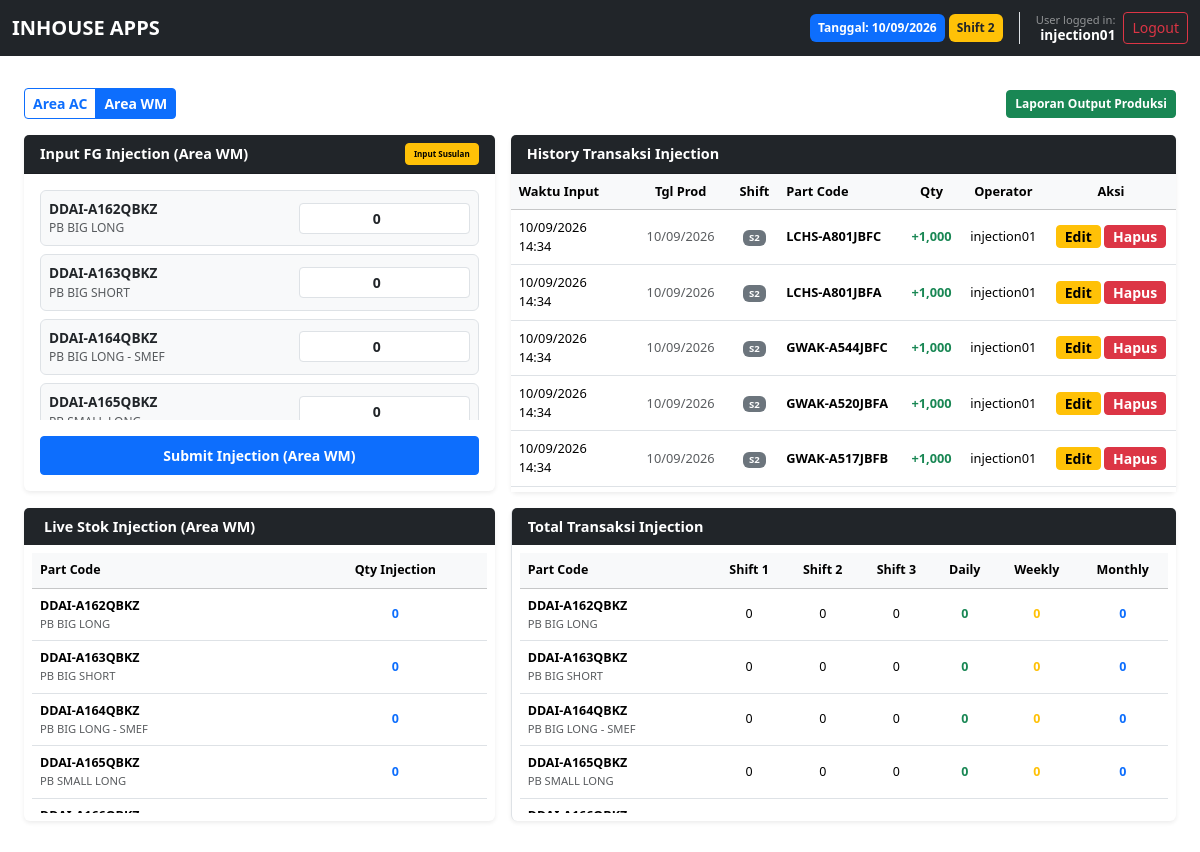
Page /index.php?page=injection&area=WM (signed in) on the committed database.
### tables this page shows
CREATE TABLE `stock_transactions` (
  `id` int(11) NOT NULL,
  `user_id` int(11) NOT NULL,
  `role` enum('ASSY','CMC','HEPI','PAINTING','PRESS','INJECTION') NOT NULL,
  `part_code` varchar(50) NOT NULL,
  `source_table` enum('stok_injection','stok_pp','stok_he','stok_piping') NOT NULL,
  `transaction_type` enum('IN','OUT') NOT NULL,
  `qty` int(11) NOT NULL,
  `shift` int(11) DEFAULT NULL,
  `production_date` date DEFAULT NULL,
  `created_at` timestamp NOT NULL DEFAULT current_timestamp()
);

CREATE TABLE `users` (
  `id` int(11) NOT NULL,
  `username` varchar(50) NOT NULL,
  `password` varchar(255) NOT NULL,
  `role` enum('ASSY','CMC','HEPI','PAINTING','PRESS','INJECTION') NOT NULL,
  `created_at` timestamp NOT NULL DEFAULT current_timestamp()
);

### page/injection.php (the view, shortened to what this page needs)
<?php
$parts_injection = [
    ['code' => 'GGADPA056JBFA', 'name' => 'Fan Guard', 'area' => 'AC'],
    ['code' => 'GWAK-A517JBFA', 'name' => 'Front Panel', 'area' => 'AC'],
    ['code' => 'GWAK-A517JBFB', 'name' => 'Front Panel Black', 'area' => 'AC'],
    ['code' => 'GWAK-A520JBFA', 'name' => 'Front Panel PCI', 'area' => 'AC'],
    ['code' => 'GWAK-A544JBFC', 'name' => 'Front Panel DEY', 'area' => 'AC'],
    ['code' => 'LCHS-A801JBFA', 'name' => 'Cabinet', 'area' => 'AC'],
    ['code' => 'LCHS-A801JBFC', 'name' => 'Cabinet DEY', 'area' => 'AC'],
    ['code' => 'DDAI-A162QBKZ', 'name' => 'PB BIG LONG', 'area' => 'WM'],
    ['code' => 'DDAI-A163QBKZ', 'name' => 'PB BIG SHORT', 'area' => 'WM'],
    ['code' => 'DDAI-A164QBKZ', 'name' => 'PB BIG LONG - SMEF', 'area' => 'WM'],
    ['code' => 'DDAI-A165QBKZ', 'name' => 'PB SMALL LONG', 'area' => 'WM'],
    ['code' => 'DDAI-A166QBKZ', 'name' => 'PB SMALL SHORT', 'area' => 'WM'],
    ['code' => 'DDAI-A167QBKZ', 'name' => 'PB SMALL SHORT - SMEF', 'area' => 'WM'],
    ['code' => 'FDAI-A034QBKZ', 'name' => '85 CR SERIES PB.', 'area' => 'WM'],
    ['code' => 'GBDYTA238QBFA', 'name' => 'TOP COVER FA 1.5', 'area' => 'WM'],
    ['code' => 'GDAI-A054QBFA', 'name' => '65/75NTB PB.', 'area' => 'WM'],
    ['code' => 'GDAI-A054QBFB', 'name' => 'Plastic Base - NT LYLAC', 'area' => 'WM'],
    ['code' => 'GDAI-A054QBFC', 'name' => 'Plastic Base - NT BLUE', 'area' => 'WM'],
    ['code' => 'GDAI-A062QBFA', 'name' => 'Plastic Base - MW NEW', 'area' => 'WM'],
];
$selectedArea = $_GET['area'] ?? 'AC';
$filteredParts = array_filter($parts_injection, function ($item) use ($selectedArea) {
    return $item['area'] === $selectedArea;
});
$partStockMap = [];
$stmtPartStok = $pdo->query("SELECT part_code, qty_inj FROM stok_injection");
while ($row = $stmtPartStok->fetch(PDO::FETCH_ASSOC)) {
    $partStockMap[$row['part_code']] = (int)($row['qty_inj'] ?? 0);
}
$todayFilter = date('Y-m-d');
$partTrxMap = [];
$sqlSummaryPerPart = "SELECT
    part_code,
    SUM(CASE WHEN MONTH(production_date) = MONTH(?) AND YEAR(production_date) = YEAR(?) THEN qty ELSE 0 END) AS monthly,
    SUM(CASE WHEN YEARWEEK(production_date, 1) = YEARWEEK(?, 1) THEN qty ELSE 0 END) AS weekly,
    SUM(CASE WHEN production_date = ? THEN qty ELSE 0 END) AS daily,
    SUM(CASE WHEN production_date = ? AND shift = 1 THEN qty ELSE 0 END) AS shift1,
    SUM(CASE WHEN production_date = ? AND shift = 2 THEN qty ELSE 0 END) AS shift2,
    SUM(CASE WHEN production_date = ? AND shift = 3 THEN qty ELSE 0 END) AS shift3
FROM stock_transactions
WHERE source_table = 'stok_injection'
GROUP BY part_code";
$stmtTrxPart = $pdo->prepare($sqlSummaryPerPart);
$stmtTrxPart->execute([
    $todayFilter,
    $todayFilter,
    $todayFilter,
    $todayFilter,
    $todayFilter,
    $todayFilter,
    $todayFilter
]);
while ($row = $stmtTrxPart->fetch(PDO::FETCH_ASSOC)) {
    $partTrxMap[$row['part_code']] = $row;
}
$queryHistory = "SELECT t.*, u.username
                 FROM stock_transactions t
                 LEFT JOIN users u ON t.user_id = u.id
                 WHERE t.source_table = 'stok_injection' AND t.transaction_type = 'IN'
                 ORDER BY t.id DESC LIMIT 20";
$stmtHistory = $pdo->query($queryHistory);
$histories = $stmtHistory->fetchAll();
?>
<div class="container-fluid py-3 px-4">
    <div class="d-flex justify-content-between align-items-center mb-3">
        <div class="btn-group" role="group">
            <a href="index.php?page=injection&area=AC" class="btn btn-sm <?= $selectedArea === 'AC' ? 'btn-primary' : 'btn-outline-primary' ?> fw-bold">
                Area AC
            </a>
            <a href="index.php?page=injection&area=WM" class="btn btn-sm <?= $selectedArea === 'WM' ? 'btn-primary' : 'btn-outline-primary' ?> fw-bold">
                Area WM
            </a>
        </div>
        <button type="button" class="btn btn-sm btn-success fw-bold px-2 py-1" style="font-size: 0.75rem;" data-bs-toggle="modal" data-bs-target="#reportPhotoModal">
            Laporan Output Produksi
        </button>
    </div>
    <div class="row g-3 mb-3">
        <div class="col-lg-5 col-md-12">
            <div class="card shadow-sm border-0">
                <div class="card-header bg-dark text-white d-flex justify-content-between align-items-center py-2">
                    <span class="fw-bold" style="font-size: 0.9rem;">Input FG Injection (Area <?= $selectedArea ?>)</span>
                    <button type="button" class="btn btn-sm btn-warning px-2 m-0 fw-bold" style="font-size: 0.5rem;" data-bs-toggle="modal" data-bs-target="#backdateModal">
                        Input Susulan
                    </button>
                </div>
                <div class="card-body p-3">
                    <form method="POST" action="index.php?page=injection&area=<?= $selectedArea ?>">
                        <div class="style-container" style="max-height: 230px; overflow-y: auto;">
                            <?php $index = 0;
                            foreach ($filteredParts as $part): ?>
                                <div class="border rounded p-2 mb-2 bg-light">
                                    <div class="row g-2 align-items-center">
                                        <div class="col-7">
                                            <div class="fw-bold text-dark" style="font-size: 0.85rem;"><?= $part['code'] ?></div>
                                            <small class="text-muted d-block" style="font-size: 0.75rem;"><?= $part['name'] ?></small>
                                        </div>
                                        <div class="col-5">
                                            <input type="number" name="parts[<?= $index ?>][qty]" class="form-control form-control-sm text-center fw-bold" min="0" value="0" placeholder="Qty">
                                        </div>
                                    </div>
                                </div>
                            <?php $index++;
                            endforeach; ?>
                        </div>
                        <div class="d-grid mt-3">
                            <button type="submit" class="btn btn-primary btn-sm fw-bold py-2">
                                Submit Injection (Area <?= $selectedArea ?>)
                            </button>
                        </div>
                    </form>
                </div>
            </div>
        </div>
        <div class="col-lg-7 col-md-12">
            <div class="card shadow-sm border-0">
                <div class="card-header bg-dark text-white fw-bold py-2 d-flex justify-content-between align-items-center" style="font-size: 0.9rem;">
                    <span>History Transaksi Injection</span>
                </div>
                <div class="card-body p-0">
                    <div class="table-responsive" style="max-height: 318px; overflow-y: auto;">
                        <table class="table table-hover align-middle text-center mb-0" style="font-size: 0.8rem;">
                            <thead class="table-light sticky-top">
                                <tr>
                                    <th class="text-start" style="width: 120px;">Waktu Input</th>
                                    <th style="width: 100px;">Tgl Prod</th>
                                    <th>Shift</th>
                                    <th class="text-start">Part Code</th>
                                    <th>Qty</th>
                                    <th>Operator</th>
                                    <th style="width: 130px;">Aksi</th>
                                </tr>
                            </thead>
                            <tbody>
                                <?php if (count($histories) > 0): ?>
                                    <?php foreach ($histories as $tr): ?>
                                        <tr>
                                            <td class="text-start">
                                                <?= date('d/m/Y H:i', strtotime($tr['created_at'])) ?>
                                            </td>
                                            <td class="text-muted">
                                                <?= date('d/m/Y', strtotime($tr['production_date'])) ?>
                                            </td>
                                            <td><span class="badge bg-secondary">S<?= $tr['shift'] ?? '-' ?></span></td>
                                            <td class="text-start fw-bold"><?= htmlspecialchars($tr['part_code']) ?></td>
                                            <td class="text-success fw-bold">+<?= number_format($tr['qty']) ?></td>
                                            <td><?= htmlspecialchars($tr['username'] ?? 'User') ?></td>
                                            <td>
                                                <button class="btn btn-warning btn-sm py-0 px-2 fw-bold" data-bs-toggle="modal" data-bs-target="#editModal<?= $tr['id'] ?>">
                                                    Edit
                                                </button>
                                                <button class="btn btn-danger btn-sm py-0 px-2 fw-bold" data-bs-toggle="modal" data-bs-target="#deleteModal<?= $tr['id'] ?>">
                                                    Hapus
                                                </button>
                                            </td>
                                        </tr>
                                    <?php endforeach; ?>
                                <?php else: ?>
                                    <tr>
                                        <td colspan="7" class="text-muted py-4">Belum ada riwayat transaksi injection.</td>
                                    </tr>
                                <?php endif; ?>
                            </tbody>
                        </table>
                    </div>
                </div>
            </div>
        </div>
    </div>
    <div class="row g-3 mb-3">
        <div class="col-md-5">
            <div class="card shadow-sm border-0 h-100">
                <div class="card-header bg-dark text-white py-2 border-bottom-0 d-flex justify-content-between align-items-center">
                    <span class="fw-bold" style="font-size: 0.9rem;">
                        <i class="bi bi-box-seam me-1"></i> Live Stok Injection (Area <?= $selectedArea ?>)
                    </span>
                </div>
                <div class="card-body p-2">
                    <div class="table-responsive" style="max-height: 260px; overflow-y: auto;">
                        <table class="table table-hover align-middle text-center mb-0" style="font-size: 0.78rem;">
                            <thead class="table-light sticky-top">
                                <tr>
                                    <th class="text-start">Part Code</th>
                                    <th>Qty Injection</th>
                                </tr>
                            </thead>
                            <tbody>
                                <?php
                                foreach ($filteredParts as $p):
                                    $c = $p['code'];
                                    $stok_inj = $partStockMap[$c] ?? 0;
                                ?>
                                    <tr>
                                        <td class="text-start fw-bold">
                                            <?= $c ?>
                                            <small class="d-block text-muted fw-normal" style="font-size:0.7rem;"><?= $p['name'] ?></small>
                                        </td>
                                        <td class="fw-bold text-primary"><?= number_format($stok_inj) ?></td>
                                    </tr>
                                <?php endforeach; ?>
                            </tbody>
                        </table>
                    </div>
                </div>
            </div>
        </div>
        <div class="col-md-7">
            <div class="card shadow-sm border-0 border-start h-100">
                <div class="card-header bg-dark text-white py-2 border-bottom-0 d-flex justify-content-between align-items-center">
                    <span class="fw-bold" style="font-size: 0.9rem;">
                        Total Transaksi Injection
                    </span>
                </div>
                <div class="card-body p-2">
                    <div class="table-responsive" style="max-height: 260px; overflow-y: auto;">
                        <table class="table table-hover align-middle text-center mb-0" style="font-size: 0.78rem;">
                            <thead class="table-light sticky-top">
                                <tr>
                                    <th class="text-start">Part Code</th>
                                    <th>Shift 1</th>
                                    <th>Shift 2</th>
                                    <th>Shift 3</th>
                                    <th>Daily</th>
                                    <th>Weekly</th>
                                    <th>Monthly</th>
                                </tr>
                            </thead>
                            <tbody>
                                <?php foreach ($filteredParts as $p):
                                    $c = $p['code'];
                                    $trx = $partTrxMap[$c] ?? [];
                                ?>
                                    <tr>
                                        <td class="text-start fw-bold">
                                            <?= $c ?>
                                            <small class="d-block text-muted fw-normal" style="font-size:0.7rem;"><?= $p['name'] ?></small>
                                        </td>
                                        <td><?= number_format((int)($trx['shift1'] ?? 0)) ?></td>
                                        <td><?= number_format((int)($trx['shift2'] ?? 0)) ?></td>
                                        <td><?= number_format((int)($trx['shift3'] ?? 0)) ?></td>
                                        <td class="fw-bold text-success"><?= number_format((int)($trx['daily'] ?? 0)) ?></td>
                                        <td class="fw-bold text-warning"><?= number_format((int)($trx['weekly'] ?? 0)) ?></td>
                                        <td class="fw-bold text-primary"><?= number_format((int)($trx['monthly'] ?? 0)) ?></td>
                                    </tr>
                                <?php endforeach; ?>
                            </tbody>
                        </table>
                    </div>
                </div>
            </div>
        </div>
    </div>
</div>

### rows in the picture
stock_transactions: created_at "10/09/2026 14:34", production_date "10/09/2026", shift "2", part_code "LCHS-A801JBFC", qty "1,000", user.username "injection01"
stock_transactions: created_at "10/09/2026 14:34", production_date "10/09/2026", shift "2", part_code "LCHS-A801JBFA", qty "1,000", user.username "injection01"
stock_transactions: created_at "10/09/2026 14:34", production_date "10/09/2026", shift "2", part_code "GWAK-A544JBFC", qty "1,000", user.username "injection01"
stock_transactions: created_at "10/09/2026 14:34", production_date "10/09/2026", shift "2", part_code "GWAK-A520JBFA", qty "1,000", user.username "injection01"
stock_transactions: created_at "10/09/2026 14:34", production_date "10/09/2026", shift "2", part_code "GWAK-A517JBFB", qty "1,000", user.username "injection01"

### other values in the picture
$productionDateDisplay "10/09/2026"
$currentShift "2"
$_SESSION['username'] "injection01"
$selectedArea "WM"
$part['code'] "DDAI-A162QBKZ"
$part['name'] "PB BIG LONG"
$part['code'] "DDAI-A163QBKZ"
$part['name'] "PB BIG SHORT"
$part['code'] "DDAI-A164QBKZ"
$part['name'] "PB BIG LONG - SMEF"
$part['code'] "DDAI-A165QBKZ"
$c "DDAI-A162QBKZ"
$p['name'] "PB BIG LONG"
$stok_inj "0"
$c "DDAI-A163QBKZ"
